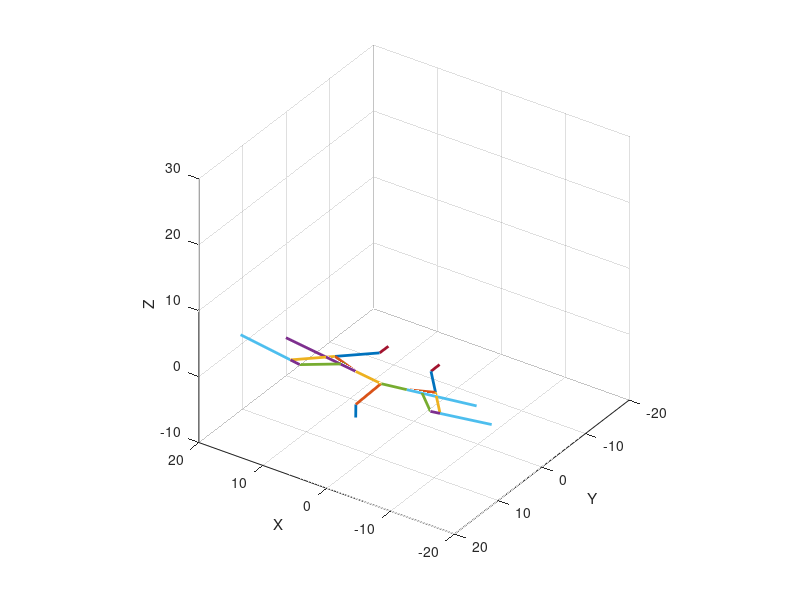

This chart was generated by the following MATLAB code:
%this is the mechanism shown in presentation 2

clc,clearvars;
%4 bar for flap
L1=7;
L2=2;
L3=6;
L4=4;
L5=15;
%4 bar for morph
l1=7.5;
l2=2;
l3=6;
l4=4;
l41=0.5*l4;
l42=l41;
l5=6;
l6=6;
l7=1.5;
l8=8;

%for flap
th2=0:0.1:1.5*pi;
th2 = [th2, 1.5*pi:-0.1:0];

TH3=zeros(1,length(th2));
TH4=zeros(1,length(th2));
BD=(L1^2+L2^2-2*L1*L2*cos(th2)).^0.5;
GAMA=acos((L3^2+L4^2-BD.^2)/(2*L3*L4));
%for morph
th3=zeros(1,length(th2));
th4=zeros(1,length(th2));
bd=(l1^2+l2^2-2*l1*l2*cos(th2)).^0.5;
gama=acos((l3^2+l4^2-bd.^2)/(2*l3*l4));
% capital ones for flap and small ones for morph
for i=1:length(th2)
    TH3(i)=2*atan((-L2*sin(th2(i))+L4*sin(GAMA(i)))/(L1+L3-L2*cos(th2(i))-L4*cos(GAMA(i))));
    TH4(i)=2*atan((L2*sin(th2(i))-L3*sin(GAMA(i)))/(L4-L1-L2*cos(th2(i))-L3*cos(GAMA(i))));
    th3(i)=2*atan((-l2*sin(th2(i))+l4*sin(gama(i)))/(l1+l3-l2*cos(th2(i))-l4*cos(gama(i))));
    th4(i)=2*atan((l2*sin(th2(i))-l3*sin(gama(i)))/(l4-l1-l2*cos(th2(i))-l3*cos(gama(i))));
end
%coordinates for flap
BX=L2*cos(th2);
BY=L2*sin(th2);
CX=L2*cos(th2)+L3*cos(TH3);
CY=L2*sin(th2)+L3*sin(TH3);
DX=L1;
DY=0;
for i=1:length(th2)
    P=abs(DY-CY(i));
    B=abs(DX-CX(i));
    H=(P^2+B^2)^0.5;
    SLOPE=P/B;
    R=L5;
    GX(i)=CX(i)+R*B/H;
    GY(i)=CY(i)-R*P/H;
end
%coordinates for morph
bx=l2*cos(th2);
by=l2*sin(th2);
cx=l2*cos(th2)+l3*cos(th3);
cy=l2*sin(th2)+l3*sin(th3);
dx=l1;
dy=0;
%ratios for point e m=l41, n=l42
m=l41;
n=l42;
ex=(m*dx+n*cx)/(m+n);
ey=(m*dy+n*cy)/(m+n);
%ratios for point g m=l3+l5, n=l5
m=l3+l5;
n=l5;
gx=(m*cx-n*bx)/(m-n);
gy=(m*cy-n*by)/(m-n);
%fnding point f
for i=1:length(th2)
    c=((ex(i)-gx(i))^2+(ey(i)-gy(i))^2)^0.5;
    a=l6;
    b=l7;
    C=(a^2+c^2-b^2)/(2*a*c);
    S=(1-C^2)^0.5;
    fx(i)=ex(i)+a/c*(gx(i)-ex(i))*C+a/c*(gy(i)-ey(i))*S;
    fy(i)=ey(i)+a/c*(gy(i)-ey(i))*C-a/c*(gx(i)-ex(i))*S;
end
%for point h
m=l7+l8;
n=l8;
hx=(m*gx-n*fx)/(m-n);
hy=(m*gy-n*fy)/(m-n);
%transforming coordinates according to flap for z direction deviations or
%displacements to be included in the mechanism
for i=1:length(th2) 
    angle_DC(i) = atan(-(DX-CX(i))/(DY-CY(i)));
end
for i=1:length(th2)
    R = [cos(angle_DC(i)) 0 sin(angle_DC(i)); 0 1 0; -sin(angle_DC(i)) 0 cos(angle_DC(i))];
    ac(i,:) = R*([0-l2;0 ;0]);
    bc(i,:) = R*([-by(i)-l2; bx(i); 0]);
    cc(i,:) = R*([-cy(i)-l2; cx(i); 0]);
    dc(i,:) = R*[-dy-l2; dx; 0];
    ec(i,:) = R*([-ey(i)-l2; ex(i); 0]);
    fc(i,:) = R*([-fy(i)-l2; fx(i); 0]);
    gc(i,:) = R*([-gy(i)-l2; gx(i); 0]);
    hc(i,:) = R*([-hy(i)-l2; hx(i); 0]);
    R = [cos(angle_DC(i)) 0 -sin(angle_DC(i)); 0 1 0; sin(angle_DC(i)) 0 cos(angle_DC(i))];
    acs(i,:) = R*([0+l2;0 ;0]);
    bcs(i,:) = R*([by(i)+l2; bx(i); 0]);
    ccs(i,:) = R*([cy(i)+l2; cx(i); 0]);
    dcs(i,:) = R*([dy+l2; dx; 0]);
    ecs(i,:) = R*([ey(i)+l2; ex(i); 0]);
    fcs(i,:) = R*([fy(i)+l2; fx(i); 0]);
    gcs(i,:) = R*([gy(i)+l2; gx(i); 0]);
    hcs(i,:) = R*([hy(i)+l2; hx(i); 0]);
end

for i=1:length(th2)
    %plot for flap
    plot3([-0,-BY(i)]+l4,[l1,l1],[0,BX(i)]-L1);
    hold on;
    plot3([-BY(i),-CY(i)]+l4,[l1,l1],[BX(i),CX(i)]-L1);
    hold on;
    plot3([-CY(i),-DY]+l4,[l1,l1],[CX(i),DX]-L1);
    hold on;
    plot3([-DY,-GY(i)]+l4,[l1,l1],[DX,GX(i)]-L1);
    hold on;
    %plot((CX(1:i)+DX)/2,(CY(1:i)+DY)/2,'c-');
    plot3([CY(i)-2*L4,DY-2*L4]+l4,[l1,l1],[CX(i),DX]-L1);
    hold on;
    plot3([DY-2*L4,GY(i)-2*L4]+l4,[l1,l1],[DX,GX(i)]-L1);
    hold on;
    %plot for morph
    %for 1 side of the wing
    %{
    plot(-[0,by(i)],[0,bx(i)]);
    hold on;
    plot(-[by(i),cy(i)],[bx(i),cx(i)]);
    hold on;
    plot(-[cy(i),dy],[cx(i),dx]);
    hold on;
    plot(-[cy(i),gy(i)],[cx(i),gx(i)]);
    hold on;
    plot(-[fy(i),gy(i)],[fx(i),gx(i)]);
    hold on;
    plot(-[fy(i),ey(i)],[fx(i),ex(i)]);
    hold on;
    plot(-[gy(i),hy(i)],[gx(i),hx(i)]);
    hold on;
    %plot((cx(1:i)+dx)/2,(cy(1:i)+dy)/2,'c--');
    %for 2nd side of the wing
    plot([0,by(i)]+2*l2,[0,bx(i)]);
    hold on;
    plot([by(i),cy(i)]+2*l2,[bx(i),cx(i)]);
    hold on;
    plot([cy(i),dy]+2*l2,[cx(i),dx]);
    hold on;
    plot([cy(i),gy(i)]+2*l2,[cx(i),gx(i)]);
    hold on;
    plot([fy(i),gy(i)]+2*l2,[fx(i),gx(i)]);
    hold on;
    plot([fy(i),ey(i)]+2*l2,[fx(i),ex(i)]);
    hold on;
    plot([gy(i),hy(i)]+2*l2,[gx(i),hx(i)]);
    hold on;
    %}

    % xshift = x_s, zshift = ac(i,3)
    x_s = DY - l4 - ac(i,1);

    %{
    %plot for wingspan area
    %shading and highlighting verices
    x = [ac(i,1),bc(i,1),hc(i,1),fc(i,1),dc(i,1)]+x_s;
    y = [ac(i,2),bc(i,2),hc(i,2),fc(i,2),dc(i,2)];
    z = [ac(i,3),bc(i,3),hc(i,3),fc(i,3),dc(i,3)]-ac(i,3);
    scatter3(x, y, z, 20, 'red', 'filled'); % Highlight vertices
    fill3(x, y, z, 'g', 'FaceAlpha', 0.5, 'EdgeColor', 'blue', 'LineWidth', 1.5);
    hold on;
    
    %shading and highlighting verices
    x = [acs(i,1),bcs(i,1),hcs(i,1),fcs(i,1),dcs(i,1)]-x_s;
    y = [acs(i,2),bcs(i,2),hcs(i,2),fcs(i,2),dcs(i,2)];
    z = [acs(i,3),bcs(i,3),hcs(i,3),fcs(i,3),dcs(i,3)]-ac(i,3);
    scatter3(x, y, z, 20, 'red', 'filled'); % Highlight vertices
    fill3(x, y, z, 'g', 'FaceAlpha', 0.5, 'EdgeColor', 'blue', 'LineWidth', 1.5);
    hold on;
    
    %}

    %plot for wingspan area

    % %shading and highlighting verices
    % x = [ac(i,1); bc(i,1); hc(i,1); fc(i,1); ec(i,1); dc(i,1)] + x_s;
    % y = [ac(i,2); bc(i,2); hc(i,2); fc(i,2); ec(i,2); dc(i,2)];
    % z = [ac(i,3); bc(i,3); hc(i,3); fc(i,3); ec(i,3); dc(i,3)] - ac(i,3);
    % scatter3(x, y, z, 20, 'red', 'filled'); % Highlight vertices
    % fill3(x, y, z, 'cyan', 'FaceAlpha', 0.5, 'EdgeColor', 'blue', 'LineWidth', 3);
    % hold on;

    plot3([ac(i,1),bc(i,1)]+x_s,[ac(i,2),bc(i,2)],[ac(i,3),bc(i,3)]-ac(i,3));
    hold on;
    plot3([bc(i,1),cc(i,1)]+x_s,[bc(i,2),cc(i,2)],[bc(i,3),cc(i,3)]-ac(i,3));
    hold on;
    plot3([cc(i,1),dc(i,1)]+x_s,[cc(i,2),dc(i,2)],[cc(i,3),dc(i,3)]-ac(i,3));
    hold on;
    plot3([cc(i,1),gc(i,1)]+x_s,[cc(i,2),gc(i,2)],[cc(i,3),gc(i,3)]-ac(i,3));
    hold on;
    plot3([fc(i,1),gc(i,1)]+x_s,[fc(i,2),gc(i,2)],[fc(i,3),gc(i,3)]-ac(i,3));
    hold on;
    plot3([fc(i,1),ec(i,1)]+x_s,[fc(i,2),ec(i,2)],[fc(i,3),ec(i,3)]-ac(i,3));
    hold on;
    plot3([gc(i,1),hc(i,1)]+x_s,[gc(i,2),hc(i,2)],[gc(i,3),hc(i,3)]-ac(i,3));
    hold on;
    %plot((cx(1:i)+dx)/2,(cy(1:i)+dy)/2,'c--');

    % %shading and highlighting verices
    % x = [acs(i,1); bcs(i,1); hcs(i,1); fcs(i,1); ecs(i,1); dcs(i,1)] - x_s;
    % y = [acs(i,2); bcs(i,2); hcs(i,2); fcs(i,2); ecs(i,2); dcs(i,2)];
    % z = [acs(i,3); bcs(i,3); hcs(i,3); fcs(i,3); ecs(i,3); dcs(i,3)] - ac(i,3);
    % scatter3(x, y, z, 20, 'red', 'filled'); % Highlight vertices
    % fill3(x, y, z, 'cyan', 'FaceAlpha', 0.5, 'EdgeColor', 'blue', 'LineWidth', 3);
    % hold on;

    %for 2nd side of the wing
    plot3([acs(i,1),bcs(i,1)]-x_s,[acs(i,2),bcs(i,2)],[acs(i,3),bcs(i,3)]-ac(i,3));
    hold on;
    plot3([bcs(i,1),ccs(i,1)]-x_s,[bcs(i,2),ccs(i,2)],[bcs(i,3),ccs(i,3)]-ac(i,3));
    hold on;
    plot3([ccs(i,1),dcs(i,1)]-x_s,[ccs(i,2),dcs(i,2)],[ccs(i,3),dcs(i,3)]-ac(i,3));
    hold on;
    plot3([ccs(i,1),gcs(i,1)]-x_s,[ccs(i,2),gcs(i,2)],[ccs(i,3),gcs(i,3)]-ac(i,3));
    hold on;
    plot3([fcs(i,1),gcs(i,1)]-x_s,[fcs(i,2),gcs(i,2)],[fcs(i,3),gcs(i,3)]-ac(i,3));
    hold on;
    plot3([fcs(i,1),ecs(i,1)]-x_s,[fcs(i,2),ecs(i,2)],[fcs(i,3),ecs(i,3)]-ac(i,3));
    hold on;
    plot3([gcs(i,1),hcs(i,1)]-x_s,[gcs(i,2),hcs(i,2)],[gcs(i,3),hcs(i,3)]-ac(i,3));
    hold on;
    
    set(groot, 'DefaultLineLineWidth', 2);
    %axis([-16,20,-5,31,-10,26]);
    xlabel('X');
    ylabel('Y');
    zlabel('Z'); 
    %view(180, 0); %to view the anlge of plane of wings in both morph and
    %flap
    %view(225,45);
    %view(3);
    %view(-55.939988452864107,44.813367609254513);
    view(-1.456686747069112e+02,31.587146529563);
    %view(-90,90);
    %view(-180,0);
    %view(-90,0);
    
    axis([-20,20,-20,20,-10,30]);
    grid on;
    drawnow;
    hold off;
end
%view(3);  % Set view to 3D
axis equal;  % Equal scaling for all axes
whos
